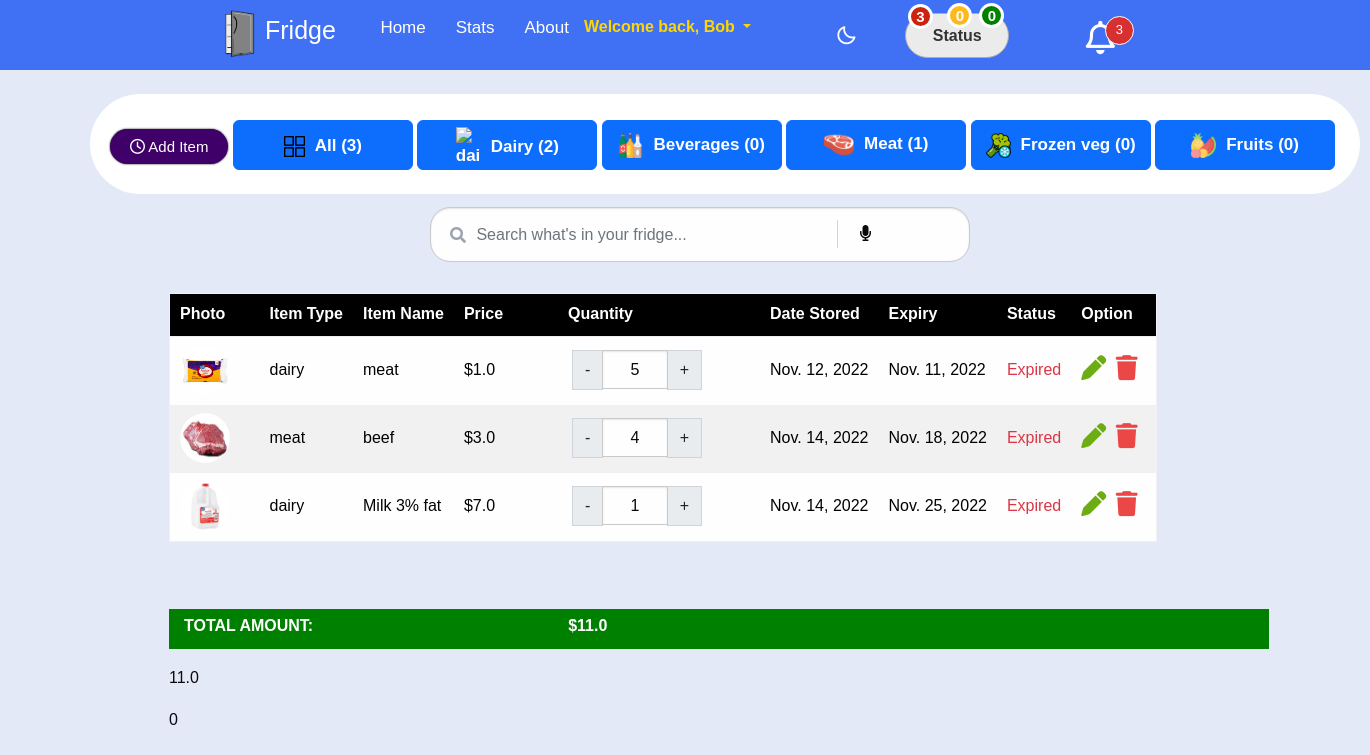
/ (signed in), run on an earlier commit of the app's database.
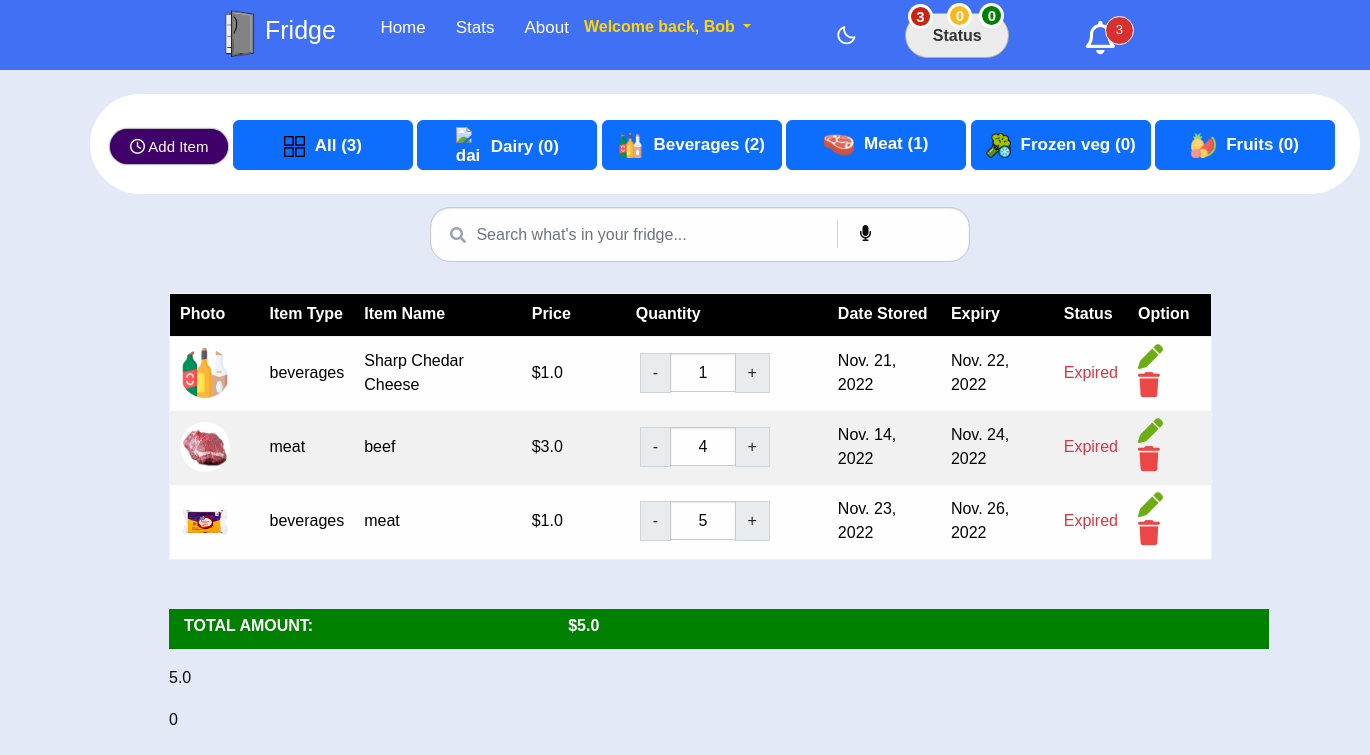
And on a later commit of the database.
### app1/models.py (models this page shows, shortened)
class Item(models.Model):
    STATUS_CHOICES1 = (
        ('dairy', 'dairy'),
        ('beverages', 'beverages'),
        ('frozen vegetables', 'frozen vegetables'),
        ('meat', 'meat'),
        ('fruits', 'fruits'),
    )
    STATUS = (
        ('Expired', 'Expired'),
        ('Warning', 'Warning'),
        ('Good', 'Good')
    )
    author = models.ForeignKey(Profile, on_delete=models.CASCADE)
    food_type = models.CharField(max_length=100, choices=STATUS_CHOICES1)
    food_title = models.CharField(max_length=120)
    photos = models.ImageField(upload_to='uploaded_images/')
    price = models.FloatField(default=0)
    quantity = models.PositiveIntegerField(null=False, default=0)
    valid_from = models.DateField(auto_now=False, auto_now_add=False)
    valid_to = models.DateField(auto_now=False, auto_now_add=False)
    timestamp = models.DateTimeField(auto_now_add=True)
    status = models.CharField(default='Good',max_length=100, choices=STATUS)
    delta = models.IntegerField(null=False, default=0)
    daystill = models.IntegerField(null=False, default=0)
    humanize_time = models.IntegerField(null=False, default=0)
    humanize_time1 = models.IntegerField(null=False, default=0)
    class Meta:
        verbose_name_plural = "Items"

### app1/views.py (the view, shortened to what this page needs)
# urls.py: path('', list_item, name='item_list'),
@login_required
def list_item(request):
    items = Item.objects.filter(author=request.user.id).order_by('valid_to')
    if request.method == 'POST':
        form = ItemForm(request.POST, request.FILES)
        if form.is_valid():
            obj = form.save(commit=False)
            obj.author = Profile.objects.get(
                id=request.user.id)  # Add an author field which will contain current user's id
            obj.save()  #
        messages.success(request, "Successfully Item added...!!!")
        return redirect('item_list')
    else:
        form = ItemForm()
    counterexpired = 0
    counterwarning = 0
    countergood = 0
    statusexpired = ''
    statuswarning = ''
    statusgood = ''
    totalwasted = 0
    count = 0
    for item in items:
        three_days_from_today = date.today()+timedelta(days=3)
        today = date.today()
        valid_to = item.valid_to
        valid_date = valid_to
        right_now = datetime.now()
        now = right_now.strftime('%Y-%m-%d %H:%M:%S')
        valid = valid_date.strftime('%Y-%m-%d %H:%M:%S')
        item.humanize_time = (timeago.format(valid, now))
        valid_date1 = valid_to
        right_now1 = datetime.now()
        add_days = right_now1 + timedelta(days = 3)
        now1 = add_days.strftime('%Y-%m-%d %H:%M:%S')
        valid1 = valid_date1.strftime('%Y-%m-%d %H:%M:%S')
        item.humanize_time1 = (timeago.format(valid1, now1))
        exp = Item.objects.filter(status = 'Expired')
        total = Item.objects.filter(author=request.user.id).all().count
        countermeat = Item.objects.filter(author=request.user.id).filter(food_type = 'meat')
        counterdairy = Item.objects.filter(author=request.user.id).filter(food_type = 'dairy')
        counterbeverages = Item.objects.filter(author=request.user.id).filter(food_type = 'beverages')
        counterfrozveg = Item.objects.filter(author=request.user.id).filter(food_type = 'frozen vegetables')
        counterfruits = Item.objects.filter(author=request.user.id).filter(food_type = 'fruits')
        prices = Item.objects.filter(author=request.user.id).values('price')
        totalcost = 0
        for p in prices:
            totalcost += p['price']
            print(totalcost)
        if valid_to < today:
            item.status = 'Expired'
            totalwasted += item.price
            counterexpired += 1
            exp = Item.objects.filter(author=request.user.id).filter(status = 'Expired').values('price')
            statusexpired = (item,exp)
        else:
            item.status = 'Good'
            countergood  += 1
            goo = Item.objects.filter(author=request.user.id).filter(status = 'Good')
            statusgood = (item,goo)
    totalcount = counterexpired + counterwarning
    context = {
        'items': items,
        'totalcost': totalcost,
        'counterwarning': counterwarning,
        'countergood': countergood,
        'countermeat': countermeat,
        'counterdairy': counterdairy,
        'counterbeverages': counterbeverages,
        'counterfrozveg': counterfrozveg,
        'counterfruits': counterfruits,
        'statusexpired': statusexpired,
        'statuswarning': statuswarning,
        'statusgood': statusgood,
        'totalcount': totalcount,
        'totalwasted':totalwasted,
        'count':count,
        'total' : total,
        'counterexpired':counterexpired,
        'form': form,
    }
    return render(request, 'index.html', context)

### app1/forms.py
class ItemForm(forms.ModelForm):
    valid_to = forms.DateField(
        widget = forms.DateInput(
            attrs={
                'type': 'date',
                'class': 'form-control'},
            )
    )
    valid_from = forms.DateField(
        widget = forms.DateInput(
            attrs={
                'type': 'date',
                'class': 'form-control'},
            )
    )
    class Meta:
        model = Item
        fields = ('food_type', 'food_title', 'photos', 'price', 'quantity', 'valid_from', 'valid_to')
    def __init__(self, *args, **kwargs):
        super(ItemForm, self).__init__(*args, **kwargs)
        self.fields['valid_from'].help_text = "Example -> mm-dd-yyyy --> 05-07-2016"

### templates/index.html (shortened to what the changed rows need)
{% extends 'base.html' %}
{% load crispy_forms_tags %}
{% block content %}
{% load static %}
    <script src="https://kit.fontawesome.com/ddf411465e.js"></script>    <link rel="stylesheet" href="{% static 'css/style.css' %}">
    <link rel="stylesheet" href="{% static 'css/new.css' %}">
    <link rel="stylesheet" href="{% static 'css/nav.css' %}">
    <link rel="stylesheet"href="https://cdnjs.cloudflare.com/ajax/libs/font-awesome/5.15.3/css/all.min.css"/>
    <div class="topcontainer">
        <div class="row1">
          <div class="col-sm-6" style="background-color:white; height:100px; width:1270px; border-radius:50px;">
                <a><button class="btn btn-primary" data-bs-toggle="modal" data-bs-target="#exampleModal2"><img src="{% static 'images/dairy-products.png' %}" alt="dairy" class="categories-img" width="35" height="50">Dairy ({{counterdairy.count}})</button></a>
                <a><button class="btn btn-primary" data-bs-toggle="modal" data-bs-target="#exampleModal3"><img src="{% static 'images/wine-bottles.png' %}" alt="beverages" class="categories-img" width="35" height="50">Beverages ({{counterbeverages.count}})</button></a>
          </div>
    <div class="container">
        <table class="table table-hover border table-responsive">
            <thead>
        <table id="table">
        <tr style="background-color:black; color:white;">
                <th onclick = "sortTable(0)" scope="col">Photo</th>
                <th onclick = "sortTable(1)" scope="col">Item Type</th>
                <th onclick = "sortTable(2)" scope="col">Item Name</th>
                <th onclick = "sortTable(3)" scope="col">Price</th>
                <th onclick = "sortTable(4)" scope="col" style="padding-left: 55px;">Quantity</th>
                <th scope="col">Date Stored</th>
                <th scope="col">Expiry</th>
                <th scope="col">Status</th>
                <th scope="col">Option</th>
        </tr>
            </thead>
                <tbody class="res">
                {% for item in items %}
                    <div class="row container">
                    <tr>
                    <td style="width:90px"><img src="{{ item.photos.url }}" class="img2" alt="" style="border-radius: 50%; width:50px; height:50px;"></td>
                    <td>{{ item.food_type }}</td>
                    <td>{{ item.food_title }} </td>
                    <td>${{ item.price }}</td>
                    <td>
                <div class="row container qtycss">
                    <div class="col-md-4 ">
                        <div class = "input-group text-center mb-2" style="width:130px;" data-id="{{ item.pk }}">
                            <button class="input-group-text changeQuantity decrement-btn" style="height: 40px;">-</button>
                            <input type = "text" name="quantity" class="form-control qty-input text-center itemQuantity" value="{{ item.quantity }}"></input>
                            <button class="input-group-text changeQuantity increment-btn" style="height: 40px;">+</button>
                        </div>
                    </div>
                </div>
                    </td>
                    <td>{{ item.valid_from }}</td>
                    <td>{{ item.valid_to }}</td>
                    {% if item.status == 'Good' %}
                    <td class="text-success">Good</td>
                    {% elif item.status == 'Warning' %}
                    <td class="text-warning">Warning</td>
                    {% else %}
                    <td class="text-danger">Expired</td>
                    {% endif %}
                    <td>
                        <a href="{% url 'item_update' item.id %}"><i class="fa-solid fa-pen" style="color:#6BAD12;width: 30px; font-size:25px;"></i></a>
                        <a href="{% url 'item_delete' item.pk %}"><i class="fa-solid fa-trash" style="color:#EC4747;width: 30px; font-size:25px;"></i></a>
                    </td>
                </div>
                    {% empty %}
                <tr>
                    <td colspan="12" class="text-center bg-warning">No data...!!!</td>
                </tr>
            {% endfor %}
        </tbody>
      </table>
              <table>
              <tfoot>
                <tr>
                  <div class="bottombar" style="color:white; background-color:green; padding-top:5px; padding-left:15px; width:1100px;"><b>TOTAL AMOUNT:</b><b style="padding-left:255px; color:white;">${{ totalcost }}</b></div>
                </tr>
              </tfoot>
            </table>
    <p>{{totalwasted}}</p>
    <p>{{count}}</p>
    </div>
{% endblock %}

What changed in the data, as far as the page shows it:
removed Item: photos (picture), food_type "dairy", food_title "Milk 3% fat", price "7.0", quantity "1", valid_from "Nov. 14, 2022", valid_to "Nov. 25, 2022", status "Expired"
added Item: photos (picture), food_type "beverages", food_title "Sharp Chedar Cheese", price "1.0", quantity "1", valid_from "Nov. 21, 2022", valid_to "Nov. 22, 2022", status "Expired"
changed Item "beef": valid_to "Nov. 18, 2022" → "Nov. 24, 2022"; moves up the list
changed Item: food_type "dairy" → "beverages"; valid_from "Nov. 12, 2022" → "Nov. 23, 2022"; valid_to "Nov. 11, 2022" → "Nov. 26, 2022"
Also different on the page:
{{ counterdairy.count }}: "2" → "0"
{{ counterbeverages.count }}: "0" → "2"
{{ totalcost }}: "11.0" → "5.0"
{{ totalwasted }}: "11.0" → "5.0"
